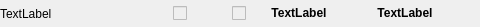
<?xml version="1.0" encoding="UTF-8"?>
<ui version="4.0">
 <class>KeyShortcutConfigurationItemWidget</class>
 <widget class="QWidget" name="KeyShortcutConfigurationItemWidget">
  <property name="geometry">
   <rect>
    <x>0</x>
    <y>0</y>
    <width>480</width>
    <height>27</height>
   </rect>
  </property>
  <property name="windowTitle">
   <string>Form</string>
  </property>
  <layout class="QHBoxLayout" name="horizontalLayout">
   <property name="spacing">
    <number>3</number>
   </property>
   <property name="margin">
    <number>0</number>
   </property>
   <item>
    <widget class="QLabel" name="label_name">
     <property name="minimumSize">
      <size>
       <width>150</width>
       <height>0</height>
      </size>
     </property>
     <property name="maximumSize">
      <size>
       <width>150</width>
       <height>16777215</height>
      </size>
     </property>
     <property name="text">
      <string>TextLabel</string>
     </property>
    </widget>
   </item>
   <item>
    <widget class="QWidget" name="widget" native="true">
     <property name="minimumSize">
      <size>
       <width>56</width>
       <height>0</height>
      </size>
     </property>
     <layout class="QHBoxLayout" name="horizontalLayout_2">
      <property name="spacing">
       <number>0</number>
      </property>
      <property name="margin">
       <number>0</number>
      </property>
      <item>
       <widget class="QCheckBox" name="checkBox_shift">
        <property name="enabled">
         <bool>false</bool>
        </property>
        <property name="sizePolicy">
         <sizepolicy hsizetype="Fixed" vsizetype="Fixed">
          <horstretch>0</horstretch>
          <verstretch>0</verstretch>
         </sizepolicy>
        </property>
        <property name="minimumSize">
         <size>
          <width>15</width>
          <height>0</height>
         </size>
        </property>
        <property name="maximumSize">
         <size>
          <width>15</width>
          <height>16777215</height>
         </size>
        </property>
        <property name="font">
         <font>
          <stylestrategy>PreferDefault</stylestrategy>
         </font>
        </property>
        <property name="layoutDirection">
         <enum>Qt::LeftToRight</enum>
        </property>
        <property name="text">
         <string/>
        </property>
       </widget>
      </item>
     </layout>
    </widget>
   </item>
   <item>
    <widget class="QWidget" name="widget_2" native="true">
     <property name="minimumSize">
      <size>
       <width>56</width>
       <height>0</height>
      </size>
     </property>
     <property name="maximumSize">
      <size>
       <width>56</width>
       <height>16777215</height>
      </size>
     </property>
     <layout class="QHBoxLayout" name="horizontalLayout_3">
      <property name="spacing">
       <number>0</number>
      </property>
      <property name="margin">
       <number>0</number>
      </property>
      <item>
       <widget class="QCheckBox" name="checkBox_cntrl">
        <property name="enabled">
         <bool>false</bool>
        </property>
        <property name="sizePolicy">
         <sizepolicy hsizetype="Fixed" vsizetype="Fixed">
          <horstretch>0</horstretch>
          <verstretch>0</verstretch>
         </sizepolicy>
        </property>
        <property name="minimumSize">
         <size>
          <width>15</width>
          <height>0</height>
         </size>
        </property>
        <property name="maximumSize">
         <size>
          <width>15</width>
          <height>16777215</height>
         </size>
        </property>
        <property name="text">
         <string/>
        </property>
       </widget>
      </item>
     </layout>
    </widget>
   </item>
   <item>
    <widget class="QLabel" name="label_key">
     <property name="sizePolicy">
      <sizepolicy hsizetype="Fixed" vsizetype="Fixed">
       <horstretch>0</horstretch>
       <verstretch>0</verstretch>
      </sizepolicy>
     </property>
     <property name="minimumSize">
      <size>
       <width>56</width>
       <height>0</height>
      </size>
     </property>
     <property name="maximumSize">
      <size>
       <width>56</width>
       <height>16777215</height>
      </size>
     </property>
     <property name="font">
      <font>
       <weight>75</weight>
       <bold>true</bold>
      </font>
     </property>
     <property name="text">
      <string>TextLabel</string>
     </property>
     <property name="alignment">
      <set>Qt::AlignCenter</set>
     </property>
    </widget>
   </item>
   <item>
    <widget class="QLabel" name="label_mouse">
     <property name="sizePolicy">
      <sizepolicy hsizetype="Fixed" vsizetype="Fixed">
       <horstretch>0</horstretch>
       <verstretch>0</verstretch>
      </sizepolicy>
     </property>
     <property name="minimumSize">
      <size>
       <width>150</width>
       <height>0</height>
      </size>
     </property>
     <property name="maximumSize">
      <size>
       <width>150</width>
       <height>16777215</height>
      </size>
     </property>
     <property name="font">
      <font>
       <weight>75</weight>
       <bold>true</bold>
      </font>
     </property>
     <property name="text">
      <string>TextLabel</string>
     </property>
     <property name="alignment">
      <set>Qt::AlignCenter</set>
     </property>
    </widget>
   </item>
  </layout>
 </widget>
 <resources/>
 <connections/>
</ui>
